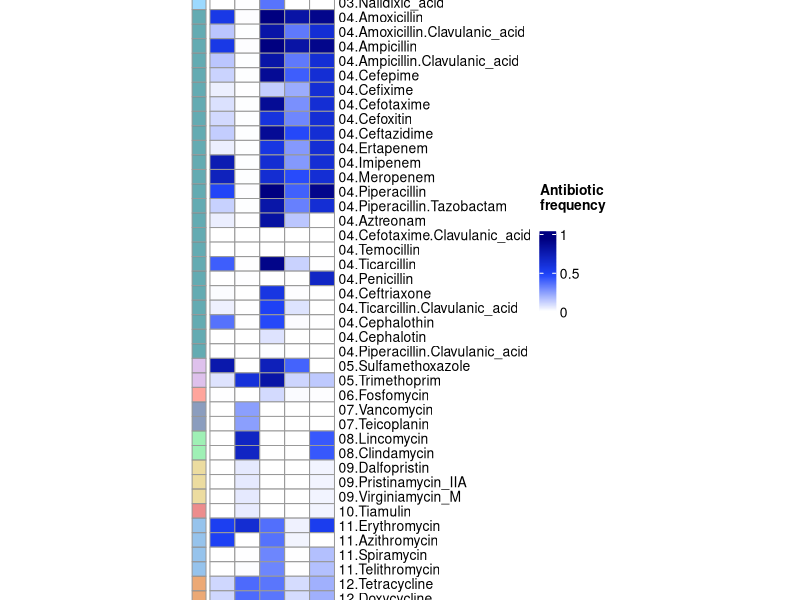

Recreate this plot in R.
#!/usr/local/bin/Rscript

data <- read.csv(file = 'results/tables/antibiotic_frequency.c100.tsv', sep="\t", header = TRUE)


data$Species

data[1,2:ncol(data)]

ncol(data)

nrow(data)


#quit()

dataset <- as.data.frame(data[,2:ncol(data)])
dataset
#quit()

rownames(dataset) <- data$Species

length(dataset[1,])
length(dataset[,1])

#移除以數字開頭的名稱 會自動在前方加"X"的情況
colnames(dataset) <- substr(colnames(dataset),2,nchar(colnames(dataset)))
colnames(dataset)

#Acinetobacter_baumannii 9840
dataset[1,] = (dataset[1,]/9840)

#Enterococcus_faecium 15168
dataset[2,] = (dataset[2,]/15168)

#Klebsiella_pneumoniae 21804
dataset[3,] = (dataset[3,]/21804)

#Pseudomonas_aeruginosa 6726
dataset[4,] = (dataset[4,]/6726)

#Staphylococcus_aureus 35678
dataset[5,] = (dataset[5,]/35678)

dataset[1,]

#quit()

# 移除都是 0 的 column
dataset <- dataset[,which(colSums(dataset)>0)]


#dataset[1:8,1:5]

M2 <- as.matrix(dataset[1:length(dataset[,1]),1:length(dataset[1,])])

M2

#quit()

#sapply(dataset, as.numeric)
#class(dataset) <- "numeric"
#storage.mode(dataset) <- "numeric"



tM2 <- t(M2)

# 斜體顯示
newnames <- lapply(
  rownames(dataset),
  function(x) bquote(italic(.(x))))

library("ComplexHeatmap")

#annotation_col = data.frame(
#    Type = factor(rep(c("EC", "EU"), c(4, 4)))
#)

library("stringr")

colnames(dataset)


annotation_col = data.frame(
  #以“.”為分隔符號，擷取抗生素前面的編號來做Class的分類
    Class = factor(str_split_fixed(colnames(dataset), '[.]', 2) [,1])
)

annotation_col

#quit()

#annotation_row = data.frame(
#    GeneRanking = 1:20
#)

ann_colors = list(
    Class = c("01"="#E3908C9B", "02"="#FFA5009B", "03"="#5CC0FF9B", "04"="#0175809B", "05"="#C99AE09B", "06"="#FF6C5C9B", 
      "07"="#415F949B", "08"="#61E7869B", "09"="#E0C6639B", "10"="#E044449B", "11"="#529CE09B", "12"="#E0721D9B", 
      "13"="#8435949B", "14"="#E07B689B", "15"="#274B949B", "16"="#8CE0669B", "17"="#944E2F9B", "18"="#F759CF9B", 
      "19"="#65E4E49B", "20"="#CB00009B", "21"="#1627DB9B", "22"="#9994DE9B", "23"="#8F79069B", "24"="#8080809B")  
#    Type = c(EC = "#1B9E77", EU = "#D95F02"),
#    GeneRanking = c("dark green", "white")
)

#names(ann_colors$Class) <- c("EXp1"="01", "Exp2"="02", "Exp3"="03", "Exp4"="04", "Exp5"="05", "Exp6"="06", 
#  "Exp7"="07", "Exp8"="08", "Exp9"="09", "Exp10"="10", "Exp11"="11", "Exp12"="12", 
#  "Exp13"="13", "Exp14"="14", "Exp15"="15", "Exp16"="16", "Exp17"="17", "Exp18"="18", 
#  "Exp19"="19", "Exp20"="20", "Exp21"="21", "Exp22"="22", "Exp23"="23", "Exp24"="24")


#pdf(file="heatmap.pdf", width=24, height=4)  #橫的顯示
pdf(file="results/figures/heatmap_frequency_c100.pdf", width=5, height=14)  #直的顯示

#par(mfrow=c(1,1))
#par(mar = c(1, 1, 1, 1) + 0.3)

#breaksList = seq(0, 32000, by = 1000)

#library("RColorBrewer")
#colors<-colorRampPalette(rev(brewer.pal(n=7,name="RdYlBu")))(255)
#colors = colorRampPalette(rev(brewer.pal(n = 7, name = "RdYlBu")))(length(breaksList))
#colors = rev(hcl.colors(50, "RdYlBu"))
colors = rev(hcl.colors(50, "BluYl"))

#pheatmap(tM2, name = "Matrix", annotation_row = annotation_row, annotation_col = annotation_col, annotation_colors = ann_colors, main = "Selected by P-value", clustering_method = "complete")
#pheatmap(M2, name = "AMR count\n", clustering_method = "complete", cellwidth = 16, cellheight = 16, fontsize_col = 10, fontsize_row = 10, angle_col = "45", color = colorRampPalette(c("white", "blue", "navy"))(20), breaks = breaksList)
#pheatmap(M2, name = "Antibiotic \ncount\n", clustering_method = "complete", cellwidth = 16, cellheight = 16, fontsize_col = 10, fontsize_row = 10, angle_col = "45", color = colorRampPalette(c("white", "#1F45FC", "navy"))(20), labels_row = as.expression(newnames))

#橫的顯示
#pheatmap(M2, name = "Antibiotic \ncount\n", annotation_col = annotation_col, annotation_colors = ann_colors, clustering_method = "complete", cellwidth = 16, cellheight = 16, fontsize_col = 10, fontsize_row = 10, angle_col = "45", color = colorRampPalette(c("white", "#1F45FC", "navy"))(20), labels_row = as.expression(newnames))

#直的顯示
pheatmap(tM2, name = "Antibiotic \nfrequency\n", annotation_row = annotation_col, annotation_colors = ann_colors, annotation_legend = FALSE, clustering_method = "complete", cluster_rows = FALSE, cluster_cols = FALSE, cellwidth = 18, cellheight = 10.5, fontsize_col = 10, fontsize_row = 10, angle_col = "90", color = colorRampPalette(c("white", "#1F45FC", "navy"))(20), labels_col = as.expression(newnames))


#pheatmap(M2, name = "CAZyme \ncount\n", clustering_method = "complete", cellwidth = 16, cellheight = 16, fontsize_col = 10, fontsize_row = 10, angle_col = "45", color = colors, breaks = breaksList)


dev.off()
